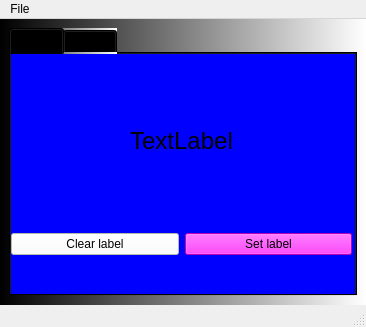
<?xml version="1.0" encoding="UTF-8"?>
<ui version="4.0">
 <class>MainWindow</class>
 <widget class="QMainWindow" name="MainWindow">
  <property name="geometry">
   <rect>
    <x>0</x>
    <y>0</y>
    <width>366</width>
    <height>327</height>
   </rect>
  </property>
  <property name="windowTitle">
   <string>MainWindow</string>
  </property>
  <widget class="QWidget" name="centralwidget">
   <property name="styleSheet">
    <string notr="true">background-color: qlineargradient(spread:pad, x1:0, y1:0, x2:1, y2:0, stop:0 rgba(0, 0, 0, 255), stop:1 rgba(255, 255, 255, 255));</string>
   </property>
   <layout class="QVBoxLayout" name="verticalLayout">
    <item>
     <widget class="QTabWidget" name="tabWidget">
      <property name="currentIndex">
       <number>0</number>
      </property>
      <widget class="QWidget" name="tab">
       <property name="styleSheet">
        <string notr="true">QWidget{
background-color: rgb(0, 0, 255);
}

QPushButton{
background-color: rgb(255, 255, 255);
}

QPushButton#pushButton_set_label{
background-color: rgb(255, 0, 255);
}
</string>
       </property>
       <attribute name="title">
        <string>Tab 1</string>
       </attribute>
       <widget class="QWidget" name="verticalLayoutWidget">
        <property name="geometry">
         <rect>
          <x>0</x>
          <y>0</y>
          <width>341</width>
          <height>201</height>
         </rect>
        </property>
        <layout class="QVBoxLayout" name="verticalLayout_2">
         <item>
          <widget class="QLabel" name="label">
           <property name="font">
            <font>
             <pointsize>18</pointsize>
            </font>
           </property>
           <property name="text">
            <string>TextLabel</string>
           </property>
           <property name="alignment">
            <set>Qt::AlignCenter</set>
           </property>
          </widget>
         </item>
         <item>
          <layout class="QHBoxLayout" name="horizontalLayout">
           <item>
            <widget class="QPushButton" name="pushButton_clear">
             <property name="text">
              <string>Clear label</string>
             </property>
            </widget>
           </item>
           <item>
            <widget class="QPushButton" name="pushButton_set_label">
             <property name="text">
              <string>Set label</string>
             </property>
            </widget>
           </item>
          </layout>
         </item>
        </layout>
       </widget>
      </widget>
      <widget class="QWidget" name="tab_2">
       <property name="autoFillBackground">
        <bool>false</bool>
       </property>
       <attribute name="title">
        <string>Tab 2</string>
       </attribute>
       <widget class="QPushButton" name="pushButton_convert">
        <property name="geometry">
         <rect>
          <x>260</x>
          <y>180</y>
          <width>75</width>
          <height>23</height>
         </rect>
        </property>
        <property name="styleSheet">
         <string notr="true">background-color: rgb(0, 170, 255);</string>
        </property>
        <property name="text">
         <string>Convert</string>
        </property>
       </widget>
      </widget>
     </widget>
    </item>
   </layout>
  </widget>
  <widget class="QMenuBar" name="menubar">
   <property name="geometry">
    <rect>
     <x>0</x>
     <y>0</y>
     <width>366</width>
     <height>26</height>
    </rect>
   </property>
   <widget class="QMenu" name="menuFile">
    <property name="title">
     <string>File</string>
    </property>
    <addaction name="actionNew"/>
    <addaction name="separator"/>
    <addaction name="actionExit"/>
   </widget>
   <addaction name="menuFile"/>
  </widget>
  <widget class="QStatusBar" name="statusbar">
   <property name="statusTip">
    <string>Text displayed</string>
   </property>
  </widget>
  <action name="actionNew">
   <property name="icon">
    <iconset>
     <normaloff>../icons/new_icon.png</normaloff>../icons/new_icon.png</iconset>
   </property>
   <property name="text">
    <string>New</string>
   </property>
   <property name="statusTip">
    <string>New File</string>
   </property>
  </action>
  <action name="actionExit">
   <property name="icon">
    <iconset>
     <normaloff>../icons/exit_icon.png</normaloff>../icons/exit_icon.png</iconset>
   </property>
   <property name="text">
    <string>Exit</string>
   </property>
  </action>
 </widget>
 <resources/>
 <connections/>
 <slots>
  <slot>slot1()</slot>
 </slots>
</ui>
